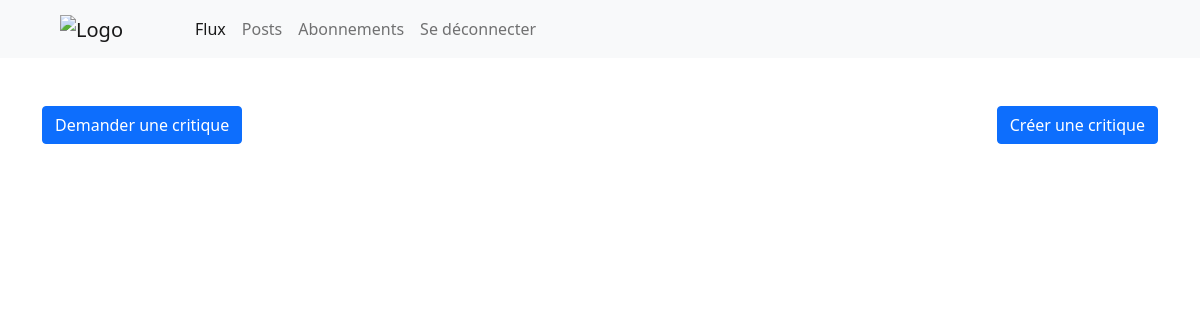
Page /flux/ (signed in) on the earlier database version.
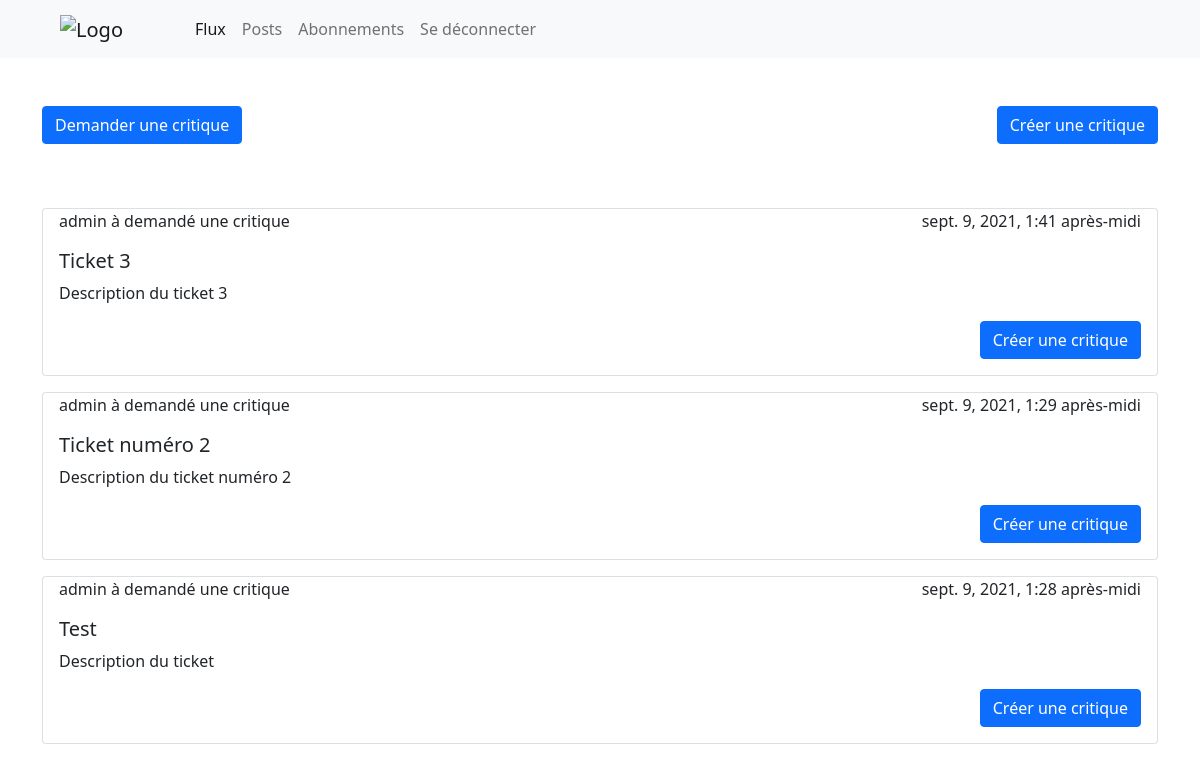
Same page on the later database version.
### flux/models.py (models this page shows, shortened)
class Ticket(models.Model):
    title = models.CharField(max_length=128)
    description = models.TextField(max_length=2048, blank=True)
    user = models.ForeignKey(to=settings.AUTH_USER_MODEL, on_delete=models.CASCADE)
    image = models.ImageField(blank=True, null=True, upload_to='books')
    time_created = models.DateTimeField(auto_now_add=True)

### flux/views.py (the view)
# urls.py: urlpatterns = [path('', views.index, name='accueil'),
@login_required
def index(request):
    tickets = Ticket.objects.order_by('-time_created')
    reviews = Review.objects.all()
    context = {'tickets' : tickets, 'reviews' : reviews}
    return render(request, 'flux/index.html', context)

### flux/templates/flux/index.html (shortened to what this page needs)
{% extends "flux/base_generic.html" %}
{% block content%}
<div class="container my-5">
    <div class="row">
        <div class="col-6">
            <a name="" id="" class="btn btn-primary" href={% url 'create_ticket' %} role="button">Demander une critique</a>
        </div>
        <div class="col-6 d-flex justify-content-end">
            <a name="" id="" class="btn btn-primary" href="#" role="button">Créer une critique</a>
        </div>
    </div>
</div>
<div class="container my-5">
    <div class="row">
        <div class="col-12">
            {% for ticket in tickets %}
                <div class="card mx-auto my-3">
                    <div class="container px-3">
                        <div class="row">
                            <div class="col-6">
                                <div> {{ticket.user}} à demandé une critique </div>
                            </div>
                            <div class="col-6 d-flex justify-content-end">
                                <div> {{ticket.time_created}}</div>
                            </div>
                        </div>
                    </div>
                    <div class="card-body">
                        <h5 class="card-title">{{ticket.title}}</h5>
                        <p class="card-text">{{ticket.description}}</p>
                        <div class="mt-3 d-flex justify-content-end">
                            <a name="" id="" class="btn btn-primary" href="create_review/{{ticket.id}}" role="button">Créer une critique</a>
                        </div>
                    </div>
                </div>
            {% endfor %}
        </div>
    </div>
</div>
{% load static %}
{% endblock %}

### flux/templates/flux/base_generic.html (shortened to what this page needs)
<!DOCTYPE html>
<html lang="en">
<head>
    <link href="https://cdn.jsdelivr.net/npm/bootstrap@5.0.2/dist/css/bootstrap.min.css" rel="stylesheet">
    <link rel="stylesheet" href="https://cdn.jsdelivr.net/npm/bootstrap-icons@1.5.0/font/bootstrap-icons.css">
</head>
<body>
    <nav class="navbar navbar-expand-lg navbar-light bg-light ">
        <div class="container-fluid">
          <a class="navbar-brand" href="#"><img class="w-50 mx-5" src="https://user.oc-static.com/upload/2020/09/18/16004297044411_P7.png" alt="Logo"></a>
          <div class="collapse navbar-collapse start-0" id="navbarNav">
            <ul class="navbar-nav">
              <li class="nav-item">
                <a class="nav-link active" aria-current="page" href="">Flux</a>
              </li>
              <li class="nav-item">
                <a class="nav-link" href="posts">Posts</a>
              </li>
              <li class="nav-item">
                <a class="nav-link" href="abonnements">Abonnements</a>
              </li>
              <li class="nav-item">
                <a class="nav-link" href="logout_view">Se déconnecter</a>
              </li>
            </ul>
          </div>
        </div>
      </nav>
    {% block content %} {% endblock %}
</body>
</html>

Differences in the rows shown:
added Ticket: user "admin", time_created "sept. 9, 2021, 1:41 après-midi", title "Ticket 3", description "Description du ticket 3"
added Ticket: user "admin", time_created "sept. 9, 2021, 1:29 après-midi", title "Ticket numéro 2", description "Description du ticket numéro 2"
added Ticket: user "admin", time_created "sept. 9, 2021, 1:28 après-midi", title "Test", description "Description du ticket"
